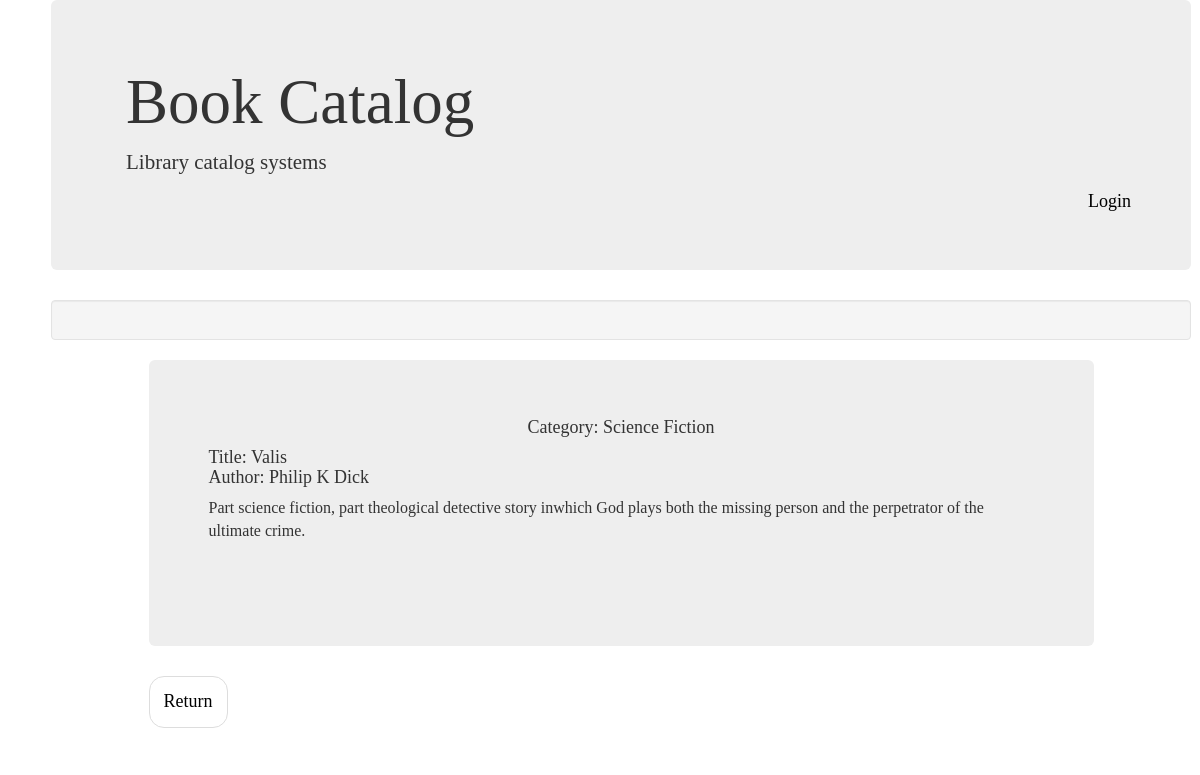
Screenshot of /catalog/1/book/2 with the database file from the repository.
### database_setup.py (models this page shows, shortened)
class Category(Base):
    __tablename__ = 'category'
    id = Column(Integer, primary_key=True)
    name = Column(String(250), nullable=False)

class CategoryItem(Base):
    __tablename__ = 'category_item'
    name = Column(String(200), nullable=False)
    author = Column(String(200), nullable=False)
    description = Column(String(350))
    id = Column(Integer, primary_key=True)
    category_id = Column(Integer, ForeignKey('category.id'))
    category = relationship(Category)

### project.py (the view)
@app.route('/catalog/<int:category_id>/book/<int:book_id>',
           methods=['GET', 'POST'])
def showDescription(category_id, book_id):
    category = session.query(Category).filter_by(id=category_id).one()
    item = session.query(CategoryItem).filter_by(id=book_id).one()
    if 'username' not in login_session:
        return render_template('descriptionPublic.html', book=item, category=category) ## change to public
    else:
        return render_template('description.html', book=item, category=category)

### templates/descriptionPublic.html (shortened to what this page needs)
{% extends "main.html" %}
{% block content %}
    <div class="jumbotron">
        <div class="col-sm-12"><h1>Book Catalog</h1><p>Library catalog systems</p></div>
        {%if 'username' not in session %}
            <a href="{{url_for('showLogin')}}">
            <h4 class="log text-right">Login</h4></a>
        {% else %}
            <a href="{{url_for('gdisconnect')}}">
            <h4 class="text-right">Disconnect</h4></a>
        {% endif %}
    </div>
    <div class="well">
    </div>
    <div class="p-5 row">
        <div class="col-sm-1"></div>
        <div class="col-sm-10">
            <div class="jumbotron">
                <h4 class="text-center">Category: {{category.name}}<br/></h4>
                    <h4>Title: {{book.name}}<br/>
                    Author: {{book.author}}</h4>
                    <p style="font-size:16px;">{{book.description}}</p>
                    <br/><br/>
            </div>
            <ul class="pager">
                <li class="previous">
                    <a href="{{url_for('showItems', category_id = category.id )}}"><h4>Return</h4></a>
                </li>
            </ul>
        </div>
    </div>
{% endblock %}

### static/styles.css (style rules this page uses)
body { padding: 3%; padding-top: 0px; height: 100%; font-family: "Palatino Linotype", "Book Antiqua", Palatino, serif; }
.previous h4 { color:black; }
.log { color: black; }

### rows the page displays
Category: name "Science Fiction"
CategoryItem: name "Valis", author "Philip K Dick", description "Part science fiction, part theological detective story inwhich God plays both the missing person and the perpetrator of the ultimate crime."
